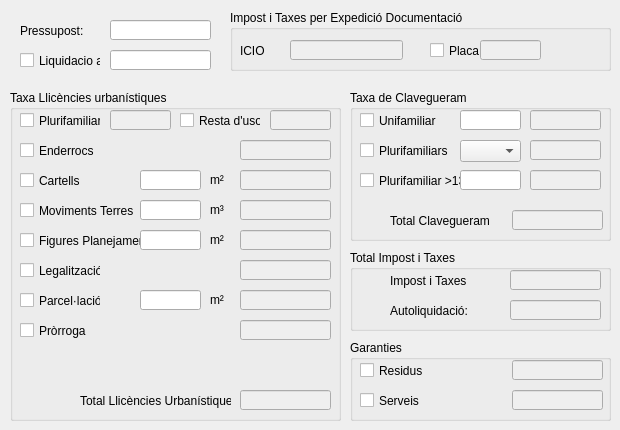
   <widget class="QWidget" name="tabLiquidacio">
    <attribute name="title">
     <string>Liquidació</string>
    </attribute>
    <widget class="QLineEdit" name="txtPress">
     <property name="geometry">
      <rect>
       <x>110</x>
       <y>20</y>
       <width>101</width>
       <height>20</height>
      </rect>
     </property>
     <property name="text">
      <string/>
     </property>
     <property name="maxLength">
      <number>15</number>
     </property>
    </widget>
    <widget class="QGroupBox" name="gb5">
     <property name="geometry">
      <rect>
       <x>230</x>
       <y>10</y>
       <width>381</width>
       <height>61</height>
      </rect>
     </property>
     <property name="title">
      <string>Impost i Taxes per Expedició Documentació</string>
     </property>
     <widget class="QLabel" name="lblIcio">
      <property name="geometry">
       <rect>
        <x>10</x>
        <y>30</y>
        <width>41</width>
        <height>21</height>
       </rect>
      </property>
      <property name="text">
       <string>ICIO</string>
      </property>
     </widget>
     <widget class="QLineEdit" name="txtPlaca">
      <property name="enabled">
       <bool>false</bool>
      </property>
      <property name="geometry">
       <rect>
        <x>250</x>
        <y>30</y>
        <width>61</width>
        <height>20</height>
       </rect>
      </property>
      <property name="text">
       <string/>
      </property>
      <property name="maxLength">
       <number>15</number>
      </property>
     </widget>
     <widget class="QCheckBox" name="chkPlaca">
      <property name="geometry">
       <rect>
        <x>200</x>
        <y>30</y>
        <width>51</width>
        <height>21</height>
       </rect>
      </property>
      <property name="text">
       <string>Placa</string>
      </property>
     </widget>
     <widget class="QLineEdit" name="txtIcio">
      <property name="enabled">
       <bool>false</bool>
      </property>
      <property name="geometry">
       <rect>
        <x>60</x>
        <y>30</y>
        <width>113</width>
        <height>20</height>
       </rect>
      </property>
      <property name="text">
       <string/>
      </property>
      <property name="maxLength">
       <number>15</number>
      </property>
     </widget>
    </widget>
    <widget class="QGroupBox" name="gbUrb">
     <property name="geometry">
      <rect>
       <x>10</x>
       <y>90</y>
       <width>331</width>
       <height>331</height>
      </rect>
     </property>
     <property name="title">
      <string>Taxa Llicències urbanístiques</string>
     </property>
     <widget class="QLineEdit" name="txtPlu">
      <property name="enabled">
       <bool>false</bool>
      </property>
      <property name="geometry">
       <rect>
        <x>100</x>
        <y>20</y>
        <width>61</width>
        <height>20</height>
       </rect>
      </property>
      <property name="text">
       <string/>
      </property>
      <property name="maxLength">
       <number>15</number>
      </property>
     </widget>
     <widget class="QLineEdit" name="txtEnd">
      <property name="enabled">
       <bool>false</bool>
      </property>
      <property name="geometry">
       <rect>
        <x>230</x>
        <y>50</y>
        <width>91</width>
        <height>20</height>
       </rect>
      </property>
      <property name="text">
       <string/>
      </property>
      <property name="maxLength">
       <number>15</number>
      </property>
     </widget>
     <widget class="QLineEdit" name="txtMov">
      <property name="enabled">
       <bool>false</bool>
      </property>
      <property name="geometry">
       <rect>
        <x>230</x>
        <y>110</y>
        <width>91</width>
        <height>20</height>
       </rect>
      </property>
      <property name="text">
       <string/>
      </property>
      <property name="maxLength">
       <number>15</number>
      </property>
     </widget>
     <widget class="QLineEdit" name="txtFig">
      <property name="enabled">
       <bool>false</bool>
      </property>
      <property name="geometry">
       <rect>
        <x>230</x>
        <y>140</y>
        <width>91</width>
        <height>20</height>
       </rect>
      </property>
      <property name="text">
       <string/>
      </property>
      <property name="maxLength">
       <number>15</number>
      </property>
     </widget>
     <widget class="QLineEdit" name="txtPro">
      <property name="enabled">
       <bool>false</bool>
      </property>
      <property name="geometry">
       <rect>
        <x>230</x>
        <y>230</y>
        <width>91</width>
        <height>20</height>
       </rect>
      </property>
      <property name="text">
       <string/>
      </property>
      <property name="maxLength">
       <number>15</number>
      </property>
     </widget>
     <widget class="QLineEdit" name="txtPar">
      <property name="enabled">
       <bool>false</bool>
      </property>
      <property name="geometry">
       <rect>
        <x>230</x>
        <y>200</y>
        <width>91</width>
        <height>20</height>
       </rect>
      </property>
      <property name="text">
       <string/>
      </property>
      <property name="maxLength">
       <number>15</number>
      </property>
     </widget>
     <widget class="QLineEdit" name="txtLeg">
      <property name="enabled">
       <bool>false</bool>
      </property>
      <property name="geometry">
       <rect>
        <x>230</x>
        <y>170</y>
        <width>91</width>
        <height>20</height>
       </rect>
      </property>
      <property name="text">
       <string/>
      </property>
      <property name="maxLength">
       <number>15</number>
      </property>
     </widget>
     <widget class="QCheckBox" name="chkEnd">
      <property name="geometry">
       <rect>
        <x>10</x>
        <y>50</y>
        <width>81</width>
        <height>21</height>
       </rect>
      </property>
      <property name="text">
       <string>Enderrocs</string>
      </property>
     </widget>
     <widget class="QCheckBox" name="chkMov">
      <property name="geometry">
       <rect>
        <x>10</x>
        <y>110</y>
        <width>121</width>
        <height>21</height>
       </rect>
      </property>
      <property name="text">
       <string>Moviments Terres</string>
      </property>
     </widget>
     <widget class="QCheckBox" name="chkLeg">
      <property name="geometry">
       <rect>
        <x>10</x>
        <y>170</y>
        <width>81</width>
        <height>21</height>
       </rect>
      </property>
      <property name="text">
       <string>Legalització</string>
      </property>
     </widget>
     <widget class="QCheckBox" name="chkPar">
      <property name="geometry">
       <rect>
        <x>10</x>
        <y>200</y>
        <width>81</width>
        <height>21</height>
       </rect>
      </property>
      <property name="text">
       <string>Parcel·lació</string>
      </property>
     </widget>
     <widget class="QCheckBox" name="chkPro">
      <property name="geometry">
       <rect>
        <x>10</x>
        <y>230</y>
        <width>81</width>
        <height>21</height>
       </rect>
      </property>
      <property name="text">
       <string>Pròrroga</string>
      </property>
     </widget>
     <widget class="QCheckBox" name="chkPlu">
      <property name="geometry">
       <rect>
        <x>10</x>
        <y>20</y>
        <width>81</width>
        <height>21</height>
       </rect>
      </property>
      <property name="text">
       <string>Plurifamiliars</string>
      </property>
     </widget>
     <widget class="QCheckBox" name="chkRes">
      <property name="geometry">
       <rect>
        <x>170</x>
        <y>20</y>
        <width>81</width>
        <height>21</height>
       </rect>
      </property>
      <property name="text">
       <string>Resta d'usos</string>
      </property>
     </widget>
     <widget class="QCheckBox" name="chkFig">
      <property name="geometry">
       <rect>
        <x>10</x>
        <y>140</y>
        <width>121</width>
        <height>21</height>
       </rect>
      </property>
      <property name="text">
       <string>Figures Planejament</string>
      </property>
     </widget>
     <widget class="QLineEdit" name="txtRes">
      <property name="enabled">
       <bool>false</bool>
      </property>
      <property name="geometry">
       <rect>
        <x>260</x>
        <y>20</y>
        <width>61</width>
        <height>20</height>
       </rect>
      </property>
      <property name="text">
       <string/>
      </property>
      <property name="maxLength">
       <number>15</number>
      </property>
     </widget>
     <widget class="QLineEdit" name="txtCar">
      <property name="enabled">
       <bool>false</bool>
      </property>
      <property name="geometry">
       <rect>
        <x>230</x>
        <y>80</y>
        <width>91</width>
        <height>20</height>
       </rect>
      </property>
      <property name="text">
       <string/>
      </property>
      <property name="maxLength">
       <number>15</number>
      </property>
     </widget>
     <widget class="QCheckBox" name="chkCar">
      <property name="geometry">
       <rect>
        <x>10</x>
        <y>80</y>
        <width>81</width>
        <height>21</height>
       </rect>
      </property>
      <property name="text">
       <string>Cartells</string>
      </property>
     </widget>
     <widget class="QLineEdit" name="txtCarM">
      <property name="geometry">
       <rect>
        <x>130</x>
        <y>80</y>
        <width>61</width>
        <height>20</height>
       </rect>
      </property>
      <property name="text">
       <string/>
      </property>
      <property name="maxLength">
       <number>15</number>
      </property>
     </widget>
     <widget class="QLabel" name="lblNumExp_86">
      <property name="geometry">
       <rect>
        <x>200</x>
        <y>80</y>
        <width>21</width>
        <height>21</height>
       </rect>
      </property>
      <property name="text">
       <string>&lt;html&gt;&lt;head/&gt;&lt;body&gt;&lt;p&gt;m²&lt;/p&gt;&lt;/body&gt;&lt;/html&gt;</string>
      </property>
     </widget>
     <widget class="QLabel" name="lblNumExp_97">
      <property name="geometry">
       <rect>
        <x>200</x>
        <y>200</y>
        <width>21</width>
        <height>21</height>
       </rect>
      </property>
      <property name="text">
       <string>&lt;html&gt;&lt;head/&gt;&lt;body&gt;&lt;p&gt;m²&lt;/p&gt;&lt;/body&gt;&lt;/html&gt;</string>
      </property>
     </widget>
     <widget class="QLineEdit" name="txtParM">
      <property name="geometry">
       <rect>
        <x>130</x>
        <y>200</y>
        <width>61</width>
        <height>20</height>
       </rect>
      </property>
      <property name="text">
       <string/>
      </property>
      <property name="maxLength">
       <number>15</number>
      </property>
     </widget>
     <widget class="QLineEdit" name="txtFigM">
      <property name="geometry">
       <rect>
        <x>130</x>
        <y>140</y>
        <width>61</width>
        <height>20</height>
       </rect>
      </property>
      <property name="text">
       <string/>
      </property>
      <property name="maxLength">
       <number>15</number>
      </property>
     </widget>
     <widget class="QLabel" name="lblNumExp_98">
      <property name="geometry">
       <rect>
        <x>200</x>
        <y>140</y>
        <width>21</width>
        <height>21</height>
       </rect>
      </property>
      <property name="text">
       <string>&lt;html&gt;&lt;head/&gt;&lt;body&gt;&lt;p&gt;m²&lt;/p&gt;&lt;/body&gt;&lt;/html&gt;</string>
      </property>
     </widget>
     <widget class="QLabel" name="lblNumExp_99">
      <property name="geometry">
       <rect>
        <x>200</x>
        <y>110</y>
        <width>21</width>
        <height>21</height>
       </rect>
      </property>
      <property name="text">
       <string>&lt;html&gt;&lt;head/&gt;&lt;body&gt;&lt;p&gt;m³&lt;/p&gt;&lt;/body&gt;&lt;/html&gt;</string>
      </property>
     </widget>
     <widget class="QLineEdit" name="txtMovM">
      <property name="geometry">
       <rect>
        <x>130</x>
        <y>110</y>
        <width>61</width>
        <height>20</height>
       </rect>
      </property>
      <property name="text">
       <string/>
      </property>
      <property name="maxLength">
       <number>15</number>
      </property>
     </widget>
     <widget class="QLineEdit" name="txtLlicTot">
      <property name="enabled">
       <bool>false</bool>
      </property>
      <property name="geometry">
       <rect>
        <x>230</x>
        <y>300</y>
        <width>91</width>
        <height>20</height>
       </rect>
      </property>
      <property name="text">
       <string/>
      </property>
      <property name="maxLength">
       <number>15</number>
      </property>
     </widget>
     <widget class="QLabel" name="lblTot_2">
      <property name="geometry">
       <rect>
        <x>70</x>
        <y>300</y>
        <width>151</width>
        <height>21</height>
       </rect>
      </property>
      <property name="text">
       <string>Total Llicències Urbanístiques:</string>
      </property>
     </widget>
    </widget>
    <widget class="QGroupBox" name="gbClav">
     <property name="geometry">
      <rect>
       <x>350</x>
       <y>90</y>
       <width>261</width>
       <height>151</height>
      </rect>
     </property>
     <property name="title">
      <string>Taxa de Clavegueram</string>
     </property>
     <widget class="QLineEdit" name="txtClavUni">
      <property name="enabled">
       <bool>false</bool>
      </property>
      <property name="geometry">
       <rect>
        <x>180</x>
        <y>20</y>
        <width>71</width>
        <height>20</height>
       </rect>
      </property>
      <property name="text">
       <string/>
      </property>
      <property name="maxLength">
       <number>15</number>
      </property>
     </widget>
     <widget class="QLineEdit" name="nif_solic_75">
      <property name="geometry">
       <rect>
        <x>270</x>
        <y>20</y>
        <width>51</width>
        <height>20</height>
       </rect>
      </property>
      <property name="text">
       <string/>
      </property>
      <property name="maxLength">
       <number>15</number>
      </property>
     </widget>
     <widget class="QCheckBox" name="chkClavUni">
      <property name="geometry">
       <rect>
        <x>10</x>
        <y>20</y>
        <width>81</width>
        <height>21</height>
       </rect>
      </property>
      <property name="text">
       <string>Unifamiliar</string>
      </property>
     </widget>
     <widget class="QCheckBox" name="chkClavPlu">
      <property name="geometry">
       <rect>
        <x>10</x>
        <y>50</y>
        <width>91</width>
        <height>21</height>
       </rect>
      </property>
      <property name="text">
       <string>Plurifamiliars</string>
      </property>
     </widget>
     <widget class="QComboBox" name="cboClavPlu">
      <property name="geometry">
       <rect>
        <x>110</x>
        <y>50</y>
        <width>61</width>
        <height>22</height>
       </rect>
      </property>
     </widget>
     <widget class="QLineEdit" name="txtClavMes">
      <property name="enabled">
       <bool>false</bool>
      </property>
      <property name="geometry">
       <rect>
        <x>180</x>
        <y>80</y>
        <width>71</width>
        <height>20</height>
       </rect>
      </property>
      <property name="text">
       <string/>
      </property>
      <property name="maxLength">
       <number>15</number>
      </property>
     </widget>
     <widget class="QCheckBox" name="chkClavMes">
      <property name="geometry">
       <rect>
        <x>10</x>
        <y>80</y>
        <width>111</width>
        <height>21</height>
       </rect>
      </property>
      <property name="text">
       <string>Plurifamiliar &gt;13</string>
      </property>
     </widget>
     <widget class="QLabel" name="lblNumExp_79">
      <property name="geometry">
       <rect>
        <x>-250</x>
        <y>400</y>
        <width>111</width>
        <height>16</height>
       </rect>
      </property>
      <property name="text">
       <string>Taxa de Clavegueram:</string>
      </property>
     </widget>
     <widget class="QLineEdit" name="nif_solic_24">
      <property name="geometry">
       <rect>
        <x>-140</x>
        <y>400</y>
        <width>113</width>
        <height>20</height>
       </rect>
      </property>
      <property name="text">
       <string/>
      </property>
      <property name="maxLength">
       <number>15</number>
      </property>
     </widget>
     <widget class="QLineEdit" name="txtClavTot">
      <property name="enabled">
       <bool>false</bool>
      </property>
      <property name="geometry">
       <rect>
        <x>162</x>
        <y>120</y>
        <width>91</width>
        <height>20</height>
       </rect>
      </property>
      <property name="text">
       <string/>
      </property>
      <property name="maxLength">
       <number>15</number>
      </property>
     </widget>
     <widget class="QLabel" name="lblTot_3">
      <property name="geometry">
       <rect>
        <x>40</x>
        <y>120</y>
        <width>101</width>
        <height>21</height>
       </rect>
      </property>
      <property name="text">
       <string>Total Clavegueram</string>
      </property>
     </widget>
     <widget class="QLineEdit" name="nif_solic_36">
      <property name="geometry">
       <rect>
        <x>320</x>
        <y>240</y>
        <width>113</width>
        <height>20</height>
       </rect>
      </property>
      <property name="text">
       <string/>
      </property>
      <property name="maxLength">
       <number>15</number>
      </property>
     </widget>
     <widget class="QLabel" name="lblNumExp_82">
      <property name="geometry">
       <rect>
        <x>220</x>
        <y>240</y>
        <width>111</width>
        <height>16</height>
       </rect>
      </property>
      <property name="text">
       <string>Total Clavegueram</string>
      </property>
     </widget>
     <widget class="QLineEdit" name="txtClavPlu">
      <property name="enabled">
       <bool>false</bool>
      </property>
      <property name="geometry">
       <rect>
        <x>180</x>
        <y>50</y>
        <width>71</width>
        <height>20</height>
       </rect>
      </property>
      <property name="text">
       <string/>
      </property>
      <property name="maxLength">
       <number>15</number>
      </property>
     </widget>
     <widget class="QLineEdit" name="txtClavMesN">
      <property name="geometry">
       <rect>
        <x>110</x>
        <y>80</y>
        <width>61</width>
        <height>20</height>
       </rect>
      </property>
      <property name="text">
       <string/>
      </property>
      <property name="maxLength">
       <number>5</number>
      </property>
     </widget>
     <widget class="QLineEdit" name="txtClavUniN">
      <property name="geometry">
       <rect>
        <x>110</x>
        <y>20</y>
        <width>61</width>
        <height>20</height>
       </rect>
      </property>
      <property name="text">
       <string/>
      </property>
      <property name="maxLength">
       <number>5</number>
      </property>
     </widget>
    </widget>
    <widget class="QGroupBox" name="gbTot">
     <property name="geometry">
      <rect>
       <x>350</x>
       <y>250</y>
       <width>261</width>
       <height>81</height>
      </rect>
     </property>
     <property name="title">
      <string>Total Impost i Taxes</string>
     </property>
     <widget class="QLineEdit" name="nif_solic_79">
      <property name="geometry">
       <rect>
        <x>270</x>
        <y>20</y>
        <width>51</width>
        <height>20</height>
       </rect>
      </property>
      <property name="text">
       <string/>
      </property>
      <property name="maxLength">
       <number>15</number>
      </property>
     </widget>
     <widget class="QLabel" name="lblNumExp_84">
      <property name="geometry">
       <rect>
        <x>-250</x>
        <y>400</y>
        <width>111</width>
        <height>16</height>
       </rect>
      </property>
      <property name="text">
       <string>Taxa de Clavegueram:</string>
      </property>
     </widget>
     <widget class="QLineEdit" name="nif_solic_25">
      <property name="geometry">
       <rect>
        <x>-140</x>
        <y>400</y>
        <width>113</width>
        <height>20</height>
       </rect>
      </property>
      <property name="text">
       <string/>
      </property>
      <property name="maxLength">
       <number>15</number>
      </property>
     </widget>
     <widget class="QLineEdit" name="nif_solic_39">
      <property name="geometry">
       <rect>
        <x>320</x>
        <y>240</y>
        <width>113</width>
        <height>20</height>
       </rect>
      </property>
      <property name="text">
       <string/>
      </property>
      <property name="maxLength">
       <number>15</number>
      </property>
     </widget>
     <widget class="QLabel" name="lblNumExp_87">
      <property name="geometry">
       <rect>
        <x>220</x>
        <y>240</y>
        <width>111</width>
        <height>16</height>
       </rect>
      </property>
      <property name="text">
       <string>Total Clavegueram</string>
      </property>
     </widget>
     <widget class="QLineEdit" name="txtTotalLiq">
      <property name="enabled">
       <bool>false</bool>
      </property>
      <property name="geometry">
       <rect>
        <x>160</x>
        <y>20</y>
        <width>91</width>
        <height>20</height>
       </rect>
      </property>
      <property name="text">
       <string/>
      </property>
      <property name="maxLength">
       <number>15</number>
      </property>
     </widget>
     <widget class="QLabel" name="lblTot">
      <property name="geometry">
       <rect>
        <x>40</x>
        <y>20</y>
        <width>81</width>
        <height>21</height>
       </rect>
      </property>
      <property name="text">
       <string>Impost i Taxes</string>
      </property>
     </widget>
     <widget class="QLineEdit" name="txtLlicTot_2">
      <property name="enabled">
       <bool>false</bool>
      </property>
      <property name="geometry">
       <rect>
        <x>160</x>
        <y>50</y>
        <width>91</width>
        <height>20</height>
       </rect>
      </property>
      <property name="text">
       <string/>
      </property>
      <property name="maxLength">
       <number>15</number>
      </property>
     </widget>
     <widget class="QLabel" name="lblTot_5">
      <property name="geometry">
       <rect>
        <x>40</x>
        <y>50</y>
        <width>101</width>
        <height>21</height>
       </rect>
      </property>
      <property name="text">
       <string>Autoliquidació:</string>
      </property>
     </widget>
    </widget>
    <widget class="QLineEdit" name="txtLiq">
     <property name="geometry">
      <rect>
       <x>110</x>
       <y>50</y>
       <width>101</width>
       <height>20</height>
      </rect>
     </property>
     <property name="text">
      <string/>
     </property>
     <property name="maxLength">
      <number>15</number>
     </property>
    </widget>
    <widget class="QCheckBox" name="chkLiq">
     <property name="geometry">
      <rect>
       <x>20</x>
       <y>50</y>
       <width>81</width>
       <height>21</height>
      </rect>
     </property>
     <property name="text">
      <string>Liquidacio aj.:</string>
     </property>
    </widget>
    <widget class="QGroupBox" name="gbGar">
     <property name="geometry">
      <rect>
       <x>350</x>
       <y>340</y>
       <width>261</width>
       <height>81</height>
      </rect>
     </property>
     <property name="title">
      <string>Garanties</string>
     </property>
     <widget class="QLineEdit" name="txtGarRes">
      <property name="enabled">
       <bool>false</bool>
      </property>
      <property name="geometry">
       <rect>
        <x>162</x>
        <y>20</y>
        <width>91</width>
        <height>20</height>
       </rect>
      </property>
      <property name="text">
       <string/>
      </property>
      <property name="maxLength">
       <number>15</number>
      </property>
     </widget>
     <widget class="QCheckBox" name="chkGarRes">
      <property name="geometry">
       <rect>
        <x>10</x>
        <y>20</y>
        <width>81</width>
        <height>21</height>
       </rect>
      </property>
      <property name="text">
       <string>Residus</string>
      </property>
     </widget>
     <widget class="QLineEdit" name="txtGarSer">
      <property name="enabled">
       <bool>false</bool>
      </property>
      <property name="geometry">
       <rect>
        <x>162</x>
        <y>50</y>
        <width>91</width>
        <height>20</height>
       </rect>
      </property>
      <property name="text">
       <string/>
      </property>
      <property name="maxLength">
       <number>15</number>
      </property>
     </widget>
     <widget class="QCheckBox" name="chkGarSer">
      <property name="geometry">
       <rect>
        <x>10</x>
        <y>50</y>
        <width>81</width>
        <height>21</height>
       </rect>
      </property>
      <property name="text">
       <string>Serveis</string>
      </property>
     </widget>
    </widget>
    <widget class="QLabel" name="lblTot_4">
     <property name="geometry">
      <rect>
       <x>20</x>
       <y>20</y>
       <width>81</width>
       <height>21</height>
      </rect>
     </property>
     <property name="text">
      <string>Pressupost:</string>
     </property>
    </widget>
   </widget>
